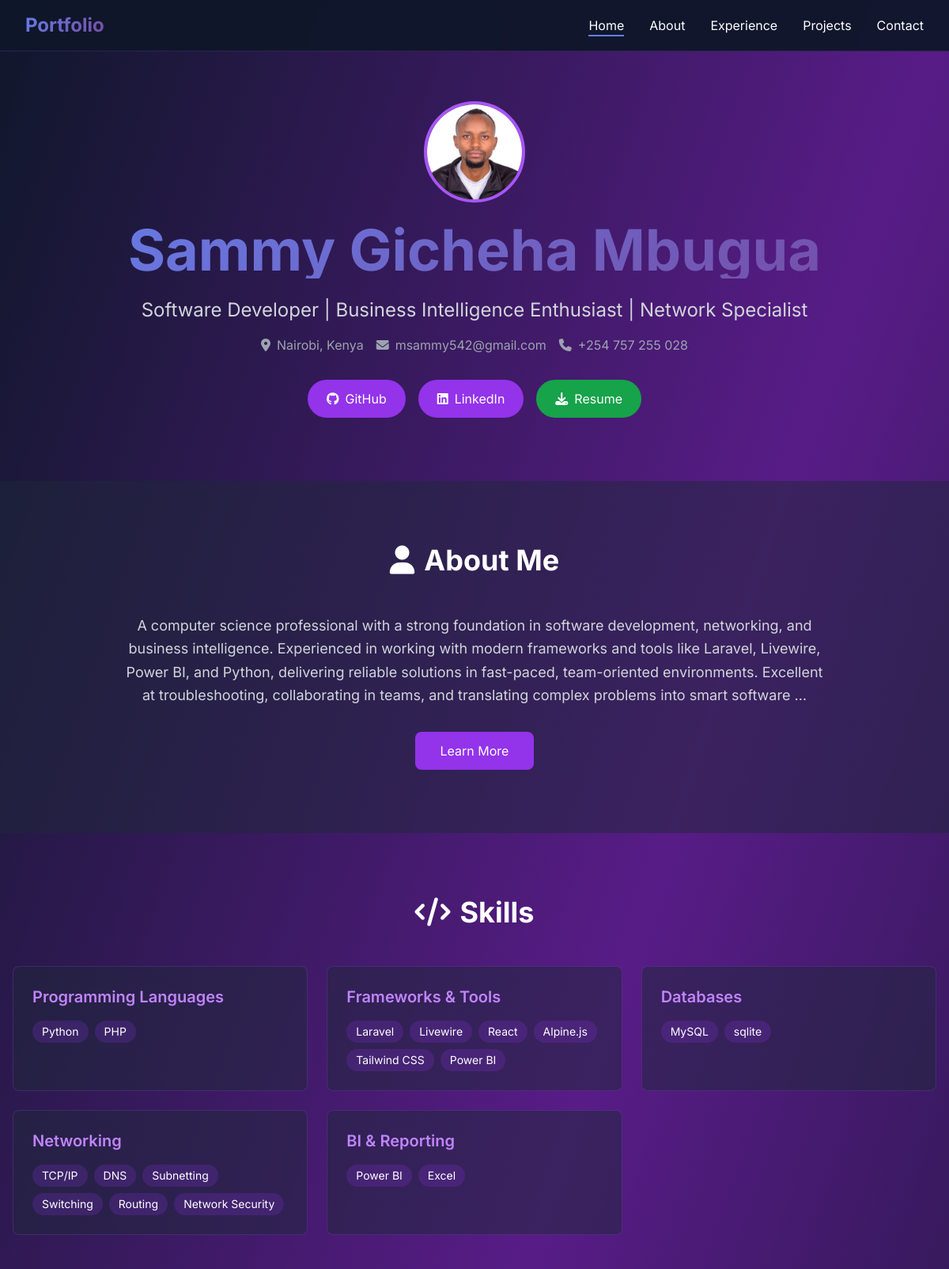
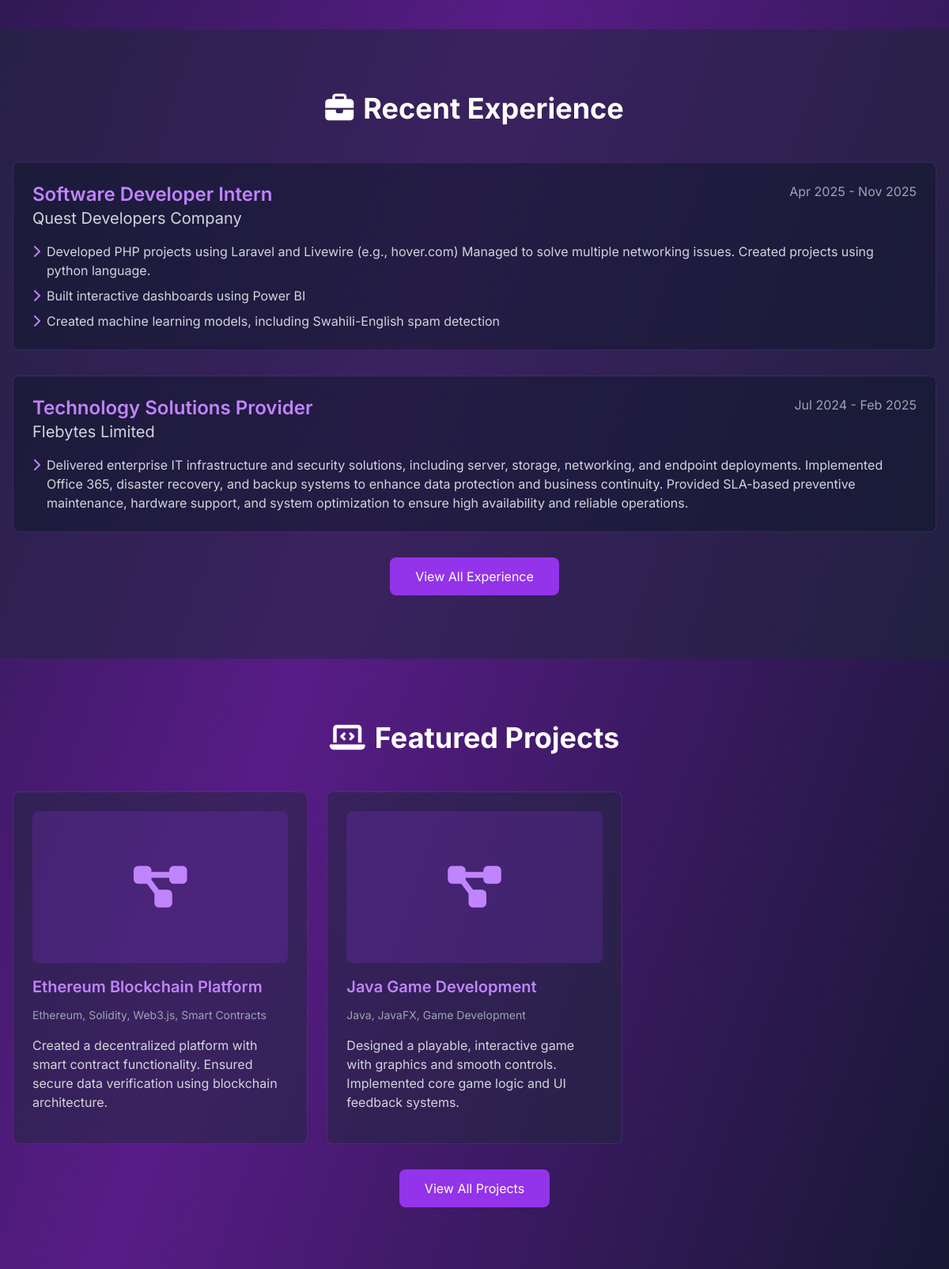
The page / (upper part) on the database its author committed (2 pictures, top to bottom).
### portfolio/models.py (models this page shows, shortened)
class Profile(models.Model):
    name = models.CharField(max_length=100)
    title = models.CharField(max_length=200)
    email = models.EmailField()
    phone = models.CharField(max_length=20)
    location = models.CharField(max_length=100)
    github_url = models.URLField(blank=True, null=True)
    linkedin_url = models.URLField(blank=True, null=True)
    about = models.TextField()
    profile_image = models.ImageField(upload_to='profile/', blank=True, null=True)
    resume = models.FileField(upload_to='resumes/', blank=True, null=True)
    created_at = models.DateTimeField(auto_now_add=True)
    updated_at = models.DateTimeField(auto_now=True)
    class Meta:
        verbose_name = 'Profile'
        verbose_name_plural = 'Profiles'

class SkillCategory(models.Model):
    name = models.CharField(max_length=100)
    order = models.IntegerField(default=0)
    class Meta:
        ordering = ['order']
        verbose_name = 'Skill Category'
        verbose_name_plural = 'Skill Categories'

class Skill(models.Model):
    name = models.CharField(max_length=100)
    category = models.ForeignKey(
        SkillCategory,
        on_delete=models.CASCADE,
        related_name='skills'
    )
    proficiency = models.IntegerField(
        default=50,
        validators=[MinValueValidator(0), MaxValueValidator(100)]
    )
    order = models.IntegerField(default=0)
    class Meta:
        ordering = ['category__order', 'order', 'name']
        verbose_name = 'Skill'
        verbose_name_plural = 'Skills'

class Experience(models.Model):
    title = models.CharField(max_length=200)
    company = models.CharField(max_length=200)
    location = models.CharField(max_length=100, blank=True)
    start_date = models.DateField()
    end_date = models.DateField(null=True, blank=True)
    description = models.TextField()
    currently_working = models.BooleanField(default=False)
    created_at = models.DateTimeField(auto_now_add=True)
    class Meta:
        ordering = ['-start_date']
        verbose_name = 'Experience'
        verbose_name_plural = 'Experiences'
    @property
    def duration(self):
        end = 'Present' if self.currently_working else self.end_date.strftime('%b %Y')
        return f"{self.start_date.strftime('%b %Y')} - {end}"

class Achievement(models.Model):
    experience = models.ForeignKey(
        Experience,
        on_delete=models.CASCADE,
        related_name='achievements'
    )
    description = models.TextField()
    order = models.IntegerField(default=0)
    class Meta:
        ordering = ['order']
        verbose_name = 'Achievement'
        verbose_name_plural = 'Achievements'

class Project(models.Model):
    title = models.CharField(max_length=200)
    description = models.TextField()
    technologies = models.CharField(max_length=300)
    github_url = models.URLField(blank=True, null=True)
    live_url = models.URLField(blank=True, null=True)
    featured = models.BooleanField(default=False)
    order = models.IntegerField(default=0)
    image = models.ImageField(upload_to='projects/', blank=True, null=True)
    created_at = models.DateTimeField(auto_now_add=True)
    class Meta:
        ordering = ['order', '-created_at']
        verbose_name = 'Project'
        verbose_name_plural = 'Projects'

### portfolio/views.py (the view)
# urls.py: path('', views.home, name='home'),
def home(request):
    try:
        profile = Profile.objects.first()
    except Profile.DoesNotExist:
        profile = None
    education = Education.objects.all()[:3]
    experiences = Experience.objects.all()[:4]
    skill_categories = SkillCategory.objects.prefetch_related('skills').all()
    featured_projects = Project.objects.filter(featured=True)[:6]
    social_links = SocialLink.objects.all()
    context = {
        'profile': profile,
        'education': education,
        'experiences': experiences,
        'skill_categories': skill_categories,
        'projects': featured_projects,
        'social_links': social_links,
    }
    return render(request, 'portfolio/home.html', context)

### portfolio/templates/portfolio/home.html (shortened to what this page needs)
{% extends 'portfolio/base.html' %}
{% block content %}
<section class="pt-32 pb-20 px-4">
    <div class="max-w-7xl mx-auto">
        <div class="text-center">
            {% if profile.profile_image %}
            <img src="{{ profile.profile_image.url }}" alt="{{ profile.name }}" class="w-32 h-32 rounded-full mx-auto mb-6 border-4 border-purple-500">
            {% else %}
            <div class="w-32 h-32 rounded-full mx-auto mb-6 bg-purple-600 flex items-center justify-center text-4xl font-bold">
                {{ profile.name|slice:":1" }}
            </div>
            {% endif %}
            <h1 class="text-5xl md:text-7xl font-bold mb-6 gradient-text">
                {{ profile.name }}
            </h1>
            <p class="text-xl md:text-2xl text-gray-300 mb-4">
                {{ profile.title }}
            </p>
            <div class="flex flex-wrap justify-center gap-4 text-gray-400 mb-8">
                <div class="flex items-center gap-2">
                    <i class="fas fa-map-marker-alt"></i>
                    <span>{{ profile.location }}</span>
                </div>
                <div class="flex items-center gap-2">
                    <i class="fas fa-envelope"></i>
                    <span>{{ profile.email }}</span>
                </div>
                <div class="flex items-center gap-2">
                    <i class="fas fa-phone"></i>
                    <span>{{ profile.phone }}</span>
                </div>
            </div>
            <div class="flex justify-center gap-4">
                {% if profile.github_url %}
                <a href="{{ profile.github_url }}" target="_blank" class="bg-purple-600 hover:bg-purple-700 px-6 py-3 rounded-full transition-colors flex items-center gap-2">
                    <i class="fab fa-github"></i> GitHub
                </a>
                {% endif %}
                {% if profile.linkedin_url %}
                <a href="{{ profile.linkedin_url }}" target="_blank" class="bg-purple-600 hover:bg-purple-700 px-6 py-3 rounded-full transition-colors flex items-center gap-2">
                    <i class="fab fa-linkedin"></i> LinkedIn
                </a>
                {% endif %}
                {% if profile.resume %}
                <a href="{% url 'portfolio:download_resume' %}" class="bg-green-600 hover:bg-green-700 px-6 py-3 rounded-full transition-colors flex items-center gap-2">
                    <i class="fas fa-download"></i> Resume
                </a>
                {% endif %}
            </div>
        </div>
    </div>
</section>
<section class="py-20 px-4 bg-slate-800/50">
    <div class="max-w-7xl mx-auto">
        <h2 class="text-4xl font-bold mb-12 text-center">
            <i class="fas fa-user mr-3"></i>About Me
        </h2>
        <p class="text-lg text-gray-300 max-w-4xl mx-auto text-center leading-relaxed mb-8">
            {{ profile.about|truncatewords:50 }}
        </p>
        <div class="text-center">
            <a href="{% url 'portfolio:about' %}" class="inline-block bg-purple-600 hover:bg-purple-700 px-8 py-3 rounded-lg transition-colors">
                Learn More
            </a>
        </div>
    </div>
</section>
<section class="py-20 px-4">
    <div class="max-w-7xl mx-auto">
        <h2 class="text-4xl font-bold mb-12 text-center">
            <i class="fas fa-code mr-3"></i>Skills
        </h2>
        <div class="grid md:grid-cols-2 lg:grid-cols-3 gap-6">
            {% for category in skill_categories %}
            <div class="bg-slate-800/50 p-6 rounded-lg border border-purple-500/20 hover:border-purple-500/50 transition-colors card-hover">
                <h3 class="text-xl font-semibold mb-4 text-purple-400">{{ category.name }}</h3>
                <div class="flex flex-wrap gap-2">
                    {% for skill in category.skills.all %}
                    <span class="bg-purple-600/20 px-3 py-1 rounded-full text-sm">
                        {{ skill.name }}
                    </span>
                    {% endfor %}
                </div>
            </div>
            {% endfor %}
        </div>
    </div>
</section>
<section class="py-20 px-4 bg-slate-800/50">
    <div class="max-w-7xl mx-auto">
        <h2 class="text-4xl font-bold mb-12 text-center">
            <i class="fas fa-briefcase mr-3"></i>Recent Experience
        </h2>
        <div class="space-y-8">
            {% for exp in experiences|slice:":2" %}
            <div class="bg-slate-900/50 p-6 rounded-lg border border-purple-500/20 card-hover">
                <div class="flex flex-col md:flex-row md:justify-between md:items-start mb-4">
                    <div>
                        <h3 class="text-2xl font-semibold text-purple-400">{{ exp.title }}</h3>
                        <p class="text-xl text-gray-300">{{ exp.company }}</p>
                    </div>
                    <span class="text-gray-400 mt-2 md:mt-0">{{ exp.duration }}</span>
                </div>
                <ul class="space-y-2">
                    {% for achievement in exp.achievements.all|slice:":3" %}
                    <li class="text-gray-300 flex items-start">
                        <i class="fas fa-chevron-right text-purple-400 mr-2 mt-1"></i>
                        {{ achievement.description }}
                    </li>
                    {% endfor %}
                </ul>
            </div>
            {% endfor %}
        </div>
        <div class="text-center mt-8">
            <a href="{% url 'portfolio:experience' %}" class="inline-block bg-purple-600 hover:bg-purple-700 px-8 py-3 rounded-lg transition-colors">
                View All Experience
            </a>
        </div>
    </div>
</section>
<section class="py-20 px-4">
    <div class="max-w-7xl mx-auto">
        <h2 class="text-4xl font-bold mb-12 text-center">
            <i class="fas fa-laptop-code mr-3"></i>Featured Projects
        </h2>
        <div class="grid md:grid-cols-2 lg:grid-cols-3 gap-6">
            {% for project in projects %}
            <div class="bg-slate-800/50 p-6 rounded-lg border border-purple-500/20 hover:border-purple-500/50 transition-all card-hover">
                {% if project.image %}
                <img src="{{ project.image.url }}" alt="{{ project.title }}" class="w-full h-48 object-cover rounded-lg mb-4">
                {% else %}
                <div class="w-full h-48 bg-purple-600/20 rounded-lg mb-4 flex items-center justify-center">
                    <i class="fas fa-project-diagram text-6xl text-purple-400"></i>
                </div>
                {% endif %}
                <h3 class="text-xl font-semibold mb-3 text-purple-400">{{ project.title }}</h3>
                <p class="text-sm text-gray-400 mb-4">{{ project.technologies }}</p>
                <p class="text-gray-300 mb-4">{{ project.description|truncatewords:20 }}</p>
            </div>
            {% endfor %}
        </div>
        <div class="text-center mt-8">
            <a href="{% url 'portfolio:projects' %}" class="inline-block bg-purple-600 hover:bg-purple-700 px-8 py-3 rounded-lg transition-colors">
                View All Projects
            </a>
        </div>
    </div>
</section>
{% endblock %}

### portfolio/templates/portfolio/base.html (style rules this page uses)
body { font-family: 'Inter', sans-serif; }
html { scroll-behavior: smooth; }
.gradient-text { background: linear-gradient(135deg, #667eea 0%, #764ba2 100%); -webkit-background-clip: text; -webkit-text-fill-color: transparent; background-clip: text; }
.card-hover { transition: all 0.3s ease; }

### rows shown on the page
Profile: profile_image (picture), name "Sammy Gicheha Mbugua", title "Software Developer | Business Intelligence Enthusiast | Network Specialist", location "Nairobi, Kenya", email "msammy542@gmail.com", phone "+254 757 255 028", about "A computer science professional with a strong foundation in software development, networking, and business intelligence. Experienced in working with modern frameworks and tools like Laravel, Livewire, Power BI, and Python, delivering reliable solutions in fast-paced, team-oriented environments. Excellent at troubleshooting, collaborating in teams, and translating complex problems into smart software …"
SkillCategory: name "Programming Languages"
Skill: name "Python"
Skill: name "PHP"
SkillCategory: name "Frameworks & Tools"
Skill: name "Laravel"
Skill: name "Livewire"
Skill: name "React"
Skill: name "Alpine.js"
Skill: name "Tailwind CSS"
Skill: name "Power BI"
SkillCategory: name "Databases"
Skill: name "MySQL"
Skill: name "sqlite"
SkillCategory: name "Networking"
Skill: name "TCP/IP"
Skill: name "DNS"
Skill: name "Subnetting"
Skill: name "Switching"
Skill: name "Routing"
Skill: name "Network Security"
SkillCategory: name "BI & Reporting"
Skill: name "Power BI"
Skill: name "Excel"
Experience: title "Software Developer Intern", company "Quest Developers Company", duration "Apr 2025 - Nov 2025"
Achievement: description "Developed PHP projects using Laravel and Livewire (e.g., hover.com) Managed to solve multiple networking issues. Created projects using python language."
Achievement: description "Built interactive dashboards using Power BI"
Achievement: description "Created machine learning models, including Swahili-English spam detection"
Experience: title "Technology Solutions Provider", company "Flebytes Limited", duration "Jul 2024 - Feb 2025"
Achievement: description "Delivered enterprise IT infrastructure and security solutions, including server, storage, networking, and endpoint deployments. Implemented Office 365, disaster recovery, and backup systems to enhance data protection and business continuity. Provided SLA-based preventive maintenance, hardware support, and system optimization to ensure high availability and reliable operations."
Project: title "Ethereum Blockchain Platform", technologies "Ethereum, Solidity, Web3.js, Smart Contracts", description "Created a decentralized platform with smart contract functionality. Ensured secure data verification using blockchain architecture."
Project: title "Java Game Development", technologies "Java, JavaFX, Game Development", description "Designed a playable, interactive game with graphics and smooth controls. Implemented core game logic and UI feedback systems."

### other values the page prints
{{ site_profile.name|truncatewords:2|default:"Portfolio" }} "Portfolio"
